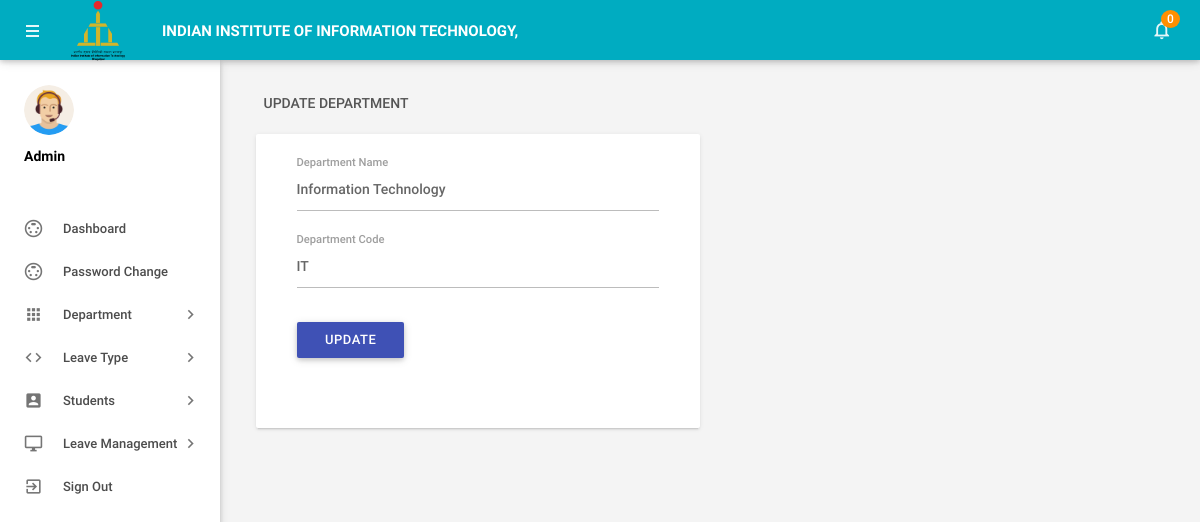
The app's page /admin/editdepartment.php?deptid=2 (signed in) with its own data.
### tables this page shows
CREATE TABLE IF NOT EXISTS `tbldepartments` (
  `id` int(11) NOT NULL,
  `DepartmentName` varchar(150) DEFAULT NULL,
  `DepartmentShortName` varchar(100) NOT NULL,
  `DepartmentCode` varchar(50) DEFAULT NULL,
  `CreationDate` timestamp NULL DEFAULT CURRENT_TIMESTAMP
);

### admin/editdepartment.php (the view, shortened to what this page needs)
<?php
include('includes/config.php');
if(strlen($_SESSION['alogin'])==0)
    {
header('location:index.php');
}
else{
    ?>
<!DOCTYPE html>
<html lang="en">
    <head>
        <link type="text/css" rel="stylesheet" href="../assets/plugins/materialize/css/materialize.min.css"/>
        <link href="../assets/plugins/material-preloader/css/materialPreloader.min.css" rel="stylesheet">
        <link href="../assets/css/alpha.min.css" rel="stylesheet" type="text/css"/>
        <link href="../assets/css/custom.css" rel="stylesheet" type="text/css"/>
    </head>
    <body>
  <?php include('includes/header.php');?>
       <?php include('includes/sidebar.php');?>
            <main class="mn-inner">
                <div class="row">
                    <div class="col s12">
                        <div class="page-title">Update Department</div>
                    </div>
                    <div class="col s12 m12 l6">
                        <div class="card">
                            <div class="card-content">
                                <div class="row">
                                    <form class="col s12" name="chngpwd" method="post">
<?php
$did=intval($_GET['deptid']);
$sql = "SELECT * from tbldepartments WHERE id=:did";
$query = $dbh -> prepare($sql);
$query->bindParam(':did',$did,PDO::PARAM_STR);
$query->execute();
$results=$query->fetchAll(PDO::FETCH_OBJ);
if($query->rowCount() > 0)
{
foreach($results as $result)
{               ?>
                                        <div class="row">
                                            <div class="input-field col s12">
<input id="departmentname" type="text"  class="validate" autocomplete="off" name="departmentname" value="<?php echo htmlentities($result->DepartmentName);?>"  required>
                                                <label for="deptname">Department Name</label>
                                            </div>
          <div class="input-field col s12">
<input id="departmentshortname" type="text"  class="validate" autocomplete="off" value="<?php echo htmlentities($result->DepartmentShortName);?>" name="departmentshortname"  required>
                                                <label for="deptshortname">Department Code</label>
                                            </div>
<?php }} ?>
<div class="input-field col s12">
<button type="submit" name="update" class="waves-effect waves-light btn indigo m-b-xs">UPDATE</button>
</div>
                                        </div>
                                    </form>
                                </div>
                            </div>
                        </div>
                    </div>
                </div>
            </main>
        </div>
        <div class="left-sidebar-hover"></div>
    </body>
</html>
<?php } ?>

### records on screen
tbldepartments: departmentname "Information Technology", departmentshortname "IT"

### other values on screen
$unreadcount "0"
